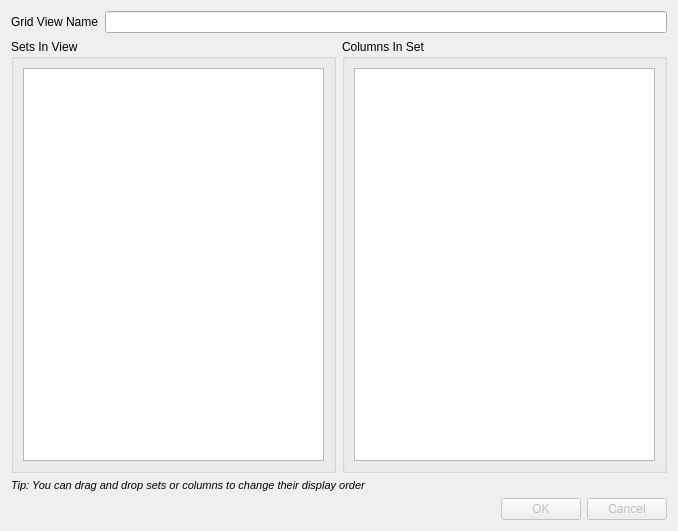
<?xml version="1.0" encoding="UTF-8"?>
<ui version="4.0">
 <class>GridViewDialog</class>
 <widget class="QDialog" name="GridViewDialog">
  <property name="geometry">
   <rect>
    <x>0</x>
    <y>0</y>
    <width>678</width>
    <height>531</height>
   </rect>
  </property>
  <property name="windowTitle">
   <string>Grid View</string>
  </property>
  <property name="windowIcon">
   <iconset resource="../images.qrc">
    <normaloff>:/img/table.png</normaloff>:/img/table.png</iconset>
  </property>
  <layout class="QVBoxLayout" name="verticalLayout_3">
   <item>
    <layout class="QHBoxLayout" name="horizontalLayout">
     <item>
      <widget class="QLabel" name="label">
       <property name="text">
        <string>Grid View Name</string>
       </property>
      </widget>
     </item>
     <item>
      <widget class="QLineEdit" name="le_name"/>
     </item>
    </layout>
   </item>
   <item>
    <layout class="QVBoxLayout" name="vbox">
     <item>
      <layout class="QHBoxLayout" name="horizontalLayout_2">
       <item>
        <widget class="QGroupBox" name="groupBox">
         <property name="title">
          <string>Sets In View</string>
         </property>
         <layout class="QVBoxLayout" name="verticalLayout">
          <item>
           <widget class="QListView" name="list_sets">
            <property name="contextMenuPolicy">
             <enum>Qt::CustomContextMenu</enum>
            </property>
            <property name="editTriggers">
             <set>QAbstractItemView::NoEditTriggers</set>
            </property>
            <property name="dragEnabled">
             <bool>false</bool>
            </property>
            <property name="dragDropOverwriteMode">
             <bool>false</bool>
            </property>
            <property name="dragDropMode">
             <enum>QAbstractItemView::InternalMove</enum>
            </property>
            <property name="selectionMode">
             <enum>QAbstractItemView::ExtendedSelection</enum>
            </property>
            <property name="selectionBehavior">
             <enum>QAbstractItemView::SelectItems</enum>
            </property>
           </widget>
          </item>
         </layout>
        </widget>
       </item>
       <item>
        <widget class="QGroupBox" name="groupBox_2">
         <property name="title">
          <string>Columns In Set</string>
         </property>
         <layout class="QVBoxLayout" name="verticalLayout_2">
          <item>
           <widget class="QListView" name="list_columns">
            <property name="contextMenuPolicy">
             <enum>Qt::CustomContextMenu</enum>
            </property>
            <property name="editTriggers">
             <set>QAbstractItemView::NoEditTriggers</set>
            </property>
            <property name="dragEnabled">
             <bool>true</bool>
            </property>
            <property name="dragDropMode">
             <enum>QAbstractItemView::InternalMove</enum>
            </property>
           </widget>
          </item>
         </layout>
        </widget>
       </item>
      </layout>
     </item>
     <item>
      <widget class="QLabel" name="label_4">
       <property name="font">
        <font>
         <family>Segoe UI</family>
         <pointsize>8</pointsize>
         <italic>true</italic>
        </font>
       </property>
       <property name="text">
        <string>Tip: You can drag and drop sets or columns to change their display order</string>
       </property>
       <property name="textFormat">
        <enum>Qt::PlainText</enum>
       </property>
       <property name="wordWrap">
        <bool>true</bool>
       </property>
      </widget>
     </item>
    </layout>
   </item>
   <item>
    <widget class="QDialogButtonBox" name="buttonBox">
     <property name="enabled">
      <bool>false</bool>
     </property>
     <property name="orientation">
      <enum>Qt::Horizontal</enum>
     </property>
     <property name="standardButtons">
      <set>QDialogButtonBox::Cancel|QDialogButtonBox::Ok</set>
     </property>
    </widget>
   </item>
  </layout>
 </widget>
 <resources>
  <include location="../images.qrc"/>
 </resources>
 <connections>
  <connection>
   <sender>buttonBox</sender>
   <signal>accepted()</signal>
   <receiver>GridViewDialog</receiver>
   <slot>accept()</slot>
   <hints>
    <hint type="sourcelabel">
     <x>257</x>
     <y>521</y>
    </hint>
    <hint type="destinationlabel">
     <x>157</x>
     <y>274</y>
    </hint>
   </hints>
  </connection>
  <connection>
   <sender>buttonBox</sender>
   <signal>rejected()</signal>
   <receiver>GridViewDialog</receiver>
   <slot>reject()</slot>
   <hints>
    <hint type="sourcelabel">
     <x>325</x>
     <y>521</y>
    </hint>
    <hint type="destinationlabel">
     <x>286</x>
     <y>274</y>
    </hint>
   </hints>
  </connection>
 </connections>
 <slots>
  <slot>on_set_selection_changed(QListWidgetItem*,QListWidgetItem*)</slot>
 </slots>
</ui>
